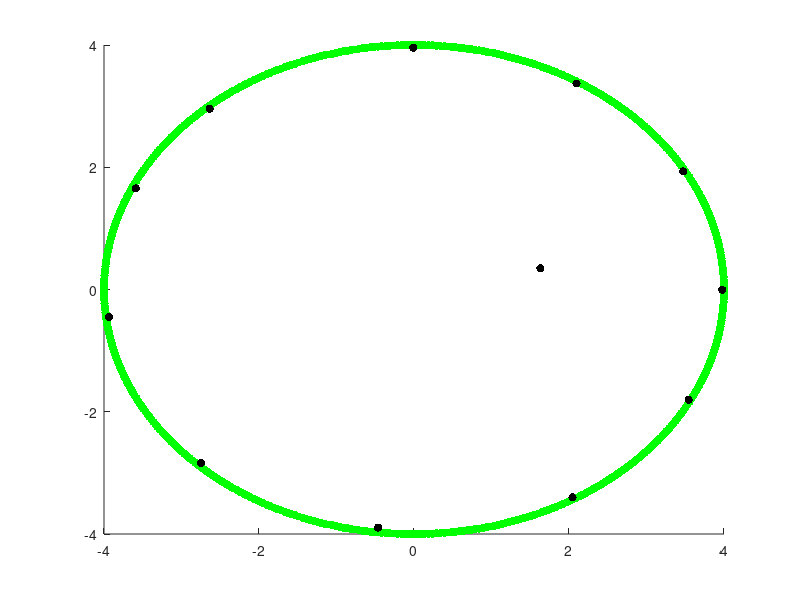

Write the MATLAB code that produced this figure.
% do 11.05 oddac z tego sprawko
% 6-7 obowiazkowe do 8.06

clear all;
close all;

P = 500; %l. danych we/p. pomiarowych
N = 2; %l. we. sieci dostosowana do struktury danych we

a=0.2;
b=0.5;
% c=0.6;
% d=0.9;

x=(b-a)*rand(N,P)+a; %losowy klaster danych
r=4;
t=linspace(0,4*pi,P);
x=r*cos(t);
y=r*sin(t);
x=[x;y];
K=12; %l. neuronow

a=0;
b=1;

for k=1:K
    %inicjacja wektorow wag
    W(k).w=(b-a)*rand(N,1)+a;
%     W1(k).w=(d-c)*rand(N,1)+c;
end

%norma euklidesowa
dist = @(v1,v2) sqrt(sum((v2-v1).^2));

%f. sasiedztwa
neighbor = @(d, lam) (d<lam).*1; %w skrypcie bez 10*

epoki = 10000; %100
ep=1/epoki; %czestotliwosc zmian w 1 epoce

alpha = 0.5; %wsp. uczenia sie
lambda = 0.8; %promien sasiedztwa 0.3

%uczenie
for i = 1:epoki
    L=randi([1 P],1);
    for k=1:K
        D(k)=dist(x(:,L),W(k).w);
%         D1(k)=dist(y(:,L),W1(k).w);
    end
    [val,z]=min(D);
%     [val1,z1]=min(D1);
    for k=1:K
        Dz(k)=dist(W(k).w,W(z).w);
%         Dz1(k)=dist(W1(k).w,W1(z).w);
    end
    
    %WTA
    %W(:,z)=W(z).w+alpha*(x(:,L)-W(z).w); 
    %WTM
    for k=1:K
        W(k).w=W(k).w+alpha*neighbor(Dz(k),lambda)*(x(:,L)-W(z).w);
%         W1(k).w=W1(k).w+alpha*neighbor(Dz1(k),lambda)*(y(:,L)-W1(z).w);
    end
    
    
    %redukcja parametrow
    alpha=(1-ep)*alpha;
    lambda=(1-ep)*lambda;
    
end

%wyniki
figure(1), hold on;
plot(x(1,:),x(2,:),'g.','MarkerSize', 18);
% axis([0 1 0 1]);
for k=1:K
    plot(W(k).w(1),W(k).w(2), 'k.', 'MarkerSize',18);
end
% axis([0 1 0 1]);

% 
% plot(y(1,:),y(2,:),'g.','MarkerSize', 18);
% axis([0 1 0 1]);
% for k=1:K
%     plot(W1(k).w(1),W1(k).w(2), 'k.', 'MarkerSize',18);
% end
% axis([0 1 0 1]);